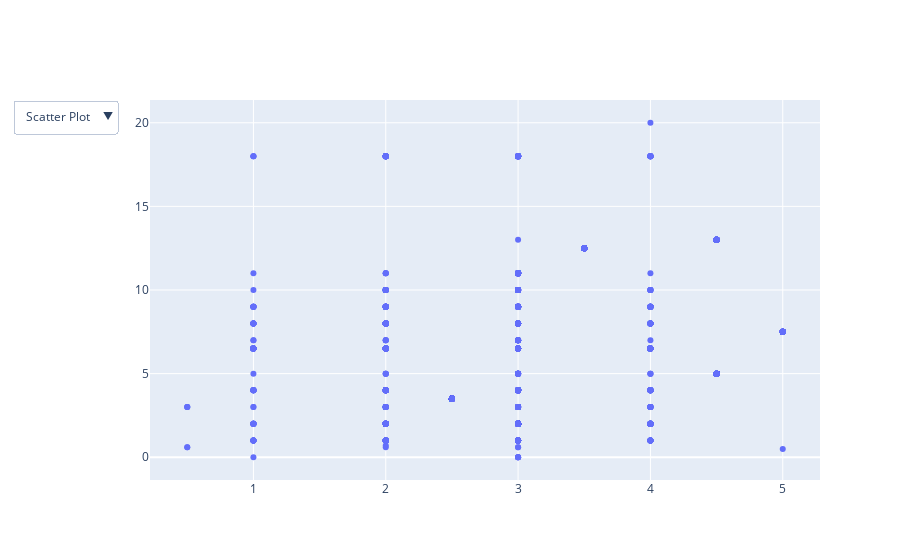

The notebook cell saved with this chart:
### Code cell
import plotly.graph_objects as px


plot = px.Figure(data=[px.Scatter(
	x=data['Work Life Balance'],
	y=data['Years At Company'],
	mode='markers',)
])

# Add dropdown
plot.update_layout(
	updatemenus=[
		dict(
			buttons=list([
				dict(
					args=["type", "scatter"],
					label="Scatter Plot",
					method="restyle"
				),
				dict(
					args=["type", "bar"],
					label="Bar Chart",
					method="restyle"
				)
			]),
			direction="down",
		),
	]
)

plot.show()

### Figure 1 — Plotly figure (JSON) as saved in the notebook; plotly's stock layout.template omitted (floating-point values rounded to 4 significant figures; data arrays with more than 128 entries replaced by an {"elided": "..."} marker saying what was removed)
{"data": [{"mode": "markers", "type": "scatter", "x": {"elided": "1975 float values"}, "y": {"elided": "1975 float values"}}], "layout": {"updatemenus": [{"buttons": [{"args": ["type", "scatter"], "label": "Scatter Plot", "method": "restyle"}, {"args": ["type", "bar"], "label": "Bar Chart", "method": "restyle"}], "direction": "down"}]}}
